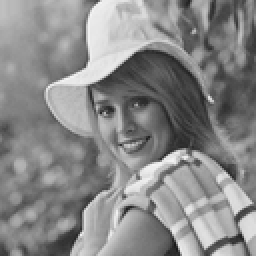
%> input picture Images/3/Elaine.bmp, 128 x 128 px, shrunk from 512 x 512 before the run (shown 2 times larger)
$ octave box_filter.m   (GNU Octave 9; MATLAB toolbox functions it lacks are replaced by stand-ins)
%> lines starting %> are read from the running program, lines starting %| are printed output that depends on the picture
### 3-Filters/1/apply_filter.m
function filtered_img = apply_filter(img, filter, window_size)
padding = floor(window_size/2);
padding_img = zeros(size(img)+(padding*2));
padding_img((padding+1):size(padding_img,1)-padding,(padding+1):size(padding_img,2)-padding) = img;
filtered_img = zeros(size(img));
for i=1:size(img,1)
    for j=1:size(img,2)
        img_block = padding_img(i:i+(padding*2),j:j+(padding*2));
        filter_apply = img_block.*filter;
        pixel_value = sum(filter_apply,'all');
        filtered_img(i,j) = pixel_value;
    end
end

### 3-Filters/1/box_filter.m
img = imread("E:\Dars\Masters\digital image processing\Homeworks\Images\3\Elaine.bmp");
%> img is the input picture: size 128x128 uint8; min 24, max 245, mean 136.4
boxfilter = ones(3)/9;
fig = figure;
subplot(2,3,1); imshow(img); title("Original Image");
filtered_img = img;
for i=1:5
    filtered_img = apply_filter(filtered_img,boxfilter,3);
    imwrite(uint8(filtered_img),strcat("box_filter_",int2str(i),"times.bmp"));
    subplot(2,3,i+1); imshow(uint8(filtered_img)); title(strcat("box filter applied ",int2str(i),"times"));
end
%> this loop made 5 passes
%> pass 1, `filtered_img = apply_filter(filtered_img,boxfilter,3);`:
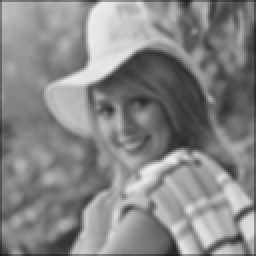
%> filtered_img: size 128x128 double (shown 2 times larger); min 27.89, max 238.2, mean 134.9
%> after the loop:
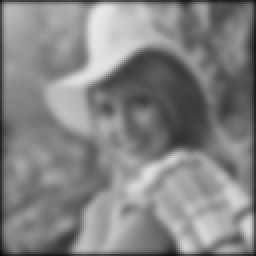
%> filtered_img: size 128x128 double (shown 2 times larger); min 10.79, max 231.8, mean 132
%> after the loop:
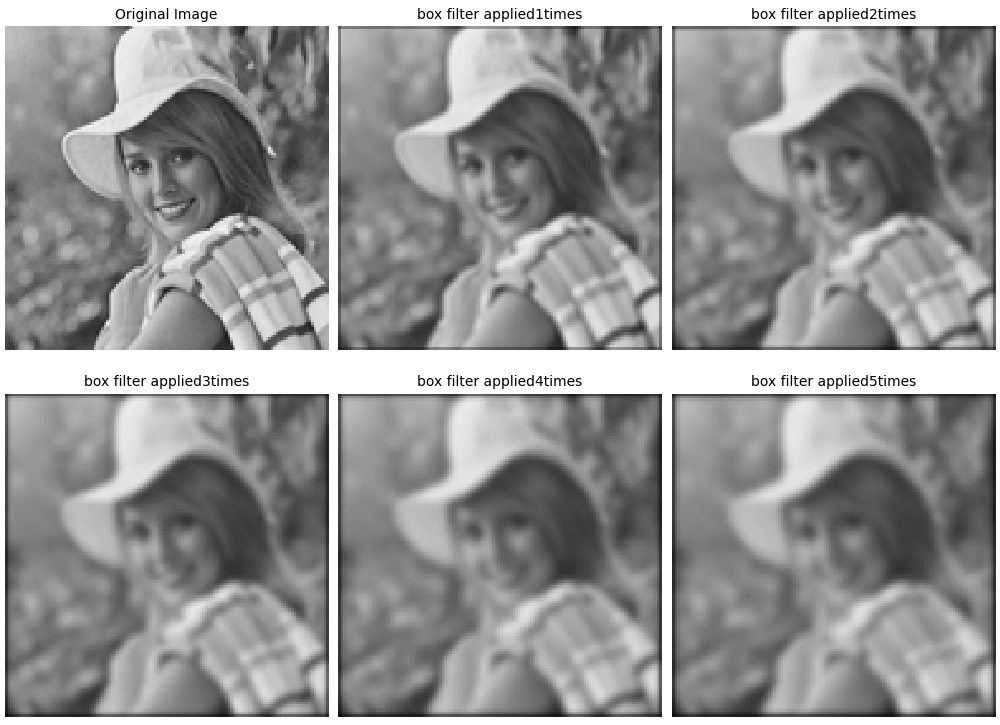
%> figure redrawn from the program's plot data, 6 panels
